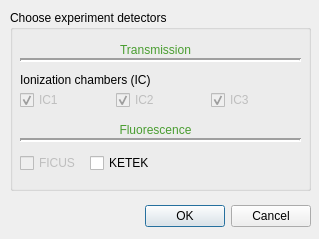
<?xml version="1.0" encoding="UTF-8"?>
<ui version="4.0">
 <class>Dialog</class>
 <widget class="QDialog" name="Dialog">
  <property name="geometry">
   <rect>
    <x>0</x>
    <y>0</y>
    <width>319</width>
    <height>239</height>
   </rect>
  </property>
  <property name="windowTitle">
   <string>Experiment detectors</string>
  </property>
  <widget class="QDialogButtonBox" name="buttonBox">
   <property name="geometry">
    <rect>
     <x>140</x>
     <y>200</y>
     <width>171</width>
     <height>32</height>
    </rect>
   </property>
   <property name="orientation">
    <enum>Qt::Horizontal</enum>
   </property>
   <property name="standardButtons">
    <set>QDialogButtonBox::Cancel|QDialogButtonBox::Ok</set>
   </property>
  </widget>
  <widget class="QGroupBox" name="groupBox">
   <property name="geometry">
    <rect>
     <x>10</x>
     <y>10</y>
     <width>301</width>
     <height>181</height>
    </rect>
   </property>
   <property name="font">
    <font>
     <weight>50</weight>
     <bold>false</bold>
    </font>
   </property>
   <property name="title">
    <string>Choose experiment detectors </string>
   </property>
   <widget class="QLabel" name="label">
    <property name="geometry">
     <rect>
      <x>10</x>
      <y>60</y>
      <width>161</width>
      <height>20</height>
     </rect>
    </property>
    <property name="text">
     <string>Ionization chambers (IC)</string>
    </property>
   </widget>
   <widget class="QCheckBox" name="FICUS">
    <property name="enabled">
     <bool>false</bool>
    </property>
    <property name="geometry">
     <rect>
      <x>10</x>
      <y>140</y>
      <width>61</width>
      <height>26</height>
     </rect>
    </property>
    <property name="text">
     <string>FICUS</string>
    </property>
    <property name="checked">
     <bool>false</bool>
    </property>
   </widget>
   <widget class="QCheckBox" name="KETEK">
    <property name="enabled">
     <bool>true</bool>
    </property>
    <property name="geometry">
     <rect>
      <x>80</x>
      <y>140</y>
      <width>61</width>
      <height>26</height>
     </rect>
    </property>
    <property name="text">
     <string>KETEK</string>
    </property>
    <property name="checked">
     <bool>false</bool>
    </property>
   </widget>
   <widget class="Line" name="line">
    <property name="geometry">
     <rect>
      <x>10</x>
      <y>120</y>
      <width>281</width>
      <height>20</height>
     </rect>
    </property>
    <property name="font">
     <font>
      <pointsize>12</pointsize>
      <weight>50</weight>
      <bold>false</bold>
      <kerning>true</kerning>
     </font>
    </property>
    <property name="frameShadow">
     <enum>QFrame::Sunken</enum>
    </property>
    <property name="lineWidth">
     <number>2</number>
    </property>
    <property name="orientation">
     <enum>Qt::Horizontal</enum>
    </property>
   </widget>
   <widget class="QLabel" name="label_3">
    <property name="geometry">
     <rect>
      <x>0</x>
      <y>30</y>
      <width>291</width>
      <height>20</height>
     </rect>
    </property>
    <property name="text">
     <string>&lt;html&gt;&lt;head/&gt;&lt;body&gt;&lt;p&gt;&lt;span style=&quot; color:#499d30;&quot;&gt;Transmission&lt;/span&gt;&lt;/p&gt;&lt;/body&gt;&lt;/html&gt;</string>
    </property>
    <property name="alignment">
     <set>Qt::AlignCenter</set>
    </property>
   </widget>
   <widget class="QLabel" name="label_4">
    <property name="geometry">
     <rect>
      <x>0</x>
      <y>110</y>
      <width>291</width>
      <height>20</height>
     </rect>
    </property>
    <property name="text">
     <string>&lt;html&gt;&lt;head/&gt;&lt;body&gt;&lt;p&gt;&lt;span style=&quot; color:#499d30;&quot;&gt;Fluorescence&lt;/span&gt;&lt;/p&gt;&lt;/body&gt;&lt;/html&gt;</string>
    </property>
    <property name="alignment">
     <set>Qt::AlignCenter</set>
    </property>
   </widget>
   <widget class="Line" name="line_2">
    <property name="geometry">
     <rect>
      <x>10</x>
      <y>40</y>
      <width>281</width>
      <height>20</height>
     </rect>
    </property>
    <property name="font">
     <font>
      <pointsize>12</pointsize>
      <weight>50</weight>
      <bold>false</bold>
      <kerning>true</kerning>
     </font>
    </property>
    <property name="frameShadow">
     <enum>QFrame::Sunken</enum>
    </property>
    <property name="lineWidth">
     <number>2</number>
    </property>
    <property name="orientation">
     <enum>Qt::Horizontal</enum>
    </property>
   </widget>
   <widget class="QWidget" name="layoutWidget">
    <property name="geometry">
     <rect>
      <x>10</x>
      <y>80</y>
      <width>281</width>
      <height>20</height>
     </rect>
    </property>
    <layout class="QHBoxLayout" name="horizontalLayout_2">
     <item>
      <widget class="QCheckBox" name="IC1">
       <property name="enabled">
        <bool>false</bool>
       </property>
       <property name="text">
        <string>IC1</string>
       </property>
       <property name="checked">
        <bool>true</bool>
       </property>
      </widget>
     </item>
     <item>
      <widget class="QCheckBox" name="IC2">
       <property name="enabled">
        <bool>false</bool>
       </property>
       <property name="text">
        <string>IC2</string>
       </property>
       <property name="checked">
        <bool>true</bool>
       </property>
      </widget>
     </item>
     <item>
      <widget class="QCheckBox" name="IC3">
       <property name="enabled">
        <bool>false</bool>
       </property>
       <property name="text">
        <string>IC3</string>
       </property>
       <property name="checked">
        <bool>true</bool>
       </property>
      </widget>
     </item>
    </layout>
   </widget>
  </widget>
 </widget>
 <tabstops>
  <tabstop>FICUS</tabstop>
  <tabstop>KETEK</tabstop>
  <tabstop>IC2</tabstop>
  <tabstop>IC3</tabstop>
  <tabstop>IC1</tabstop>
 </tabstops>
 <resources/>
 <connections>
  <connection>
   <sender>buttonBox</sender>
   <signal>accepted()</signal>
   <receiver>Dialog</receiver>
   <slot>accept()</slot>
   <hints>
    <hint type="sourcelabel">
     <x>248</x>
     <y>254</y>
    </hint>
    <hint type="destinationlabel">
     <x>157</x>
     <y>274</y>
    </hint>
   </hints>
  </connection>
  <connection>
   <sender>buttonBox</sender>
   <signal>rejected()</signal>
   <receiver>Dialog</receiver>
   <slot>reject()</slot>
   <hints>
    <hint type="sourcelabel">
     <x>316</x>
     <y>260</y>
    </hint>
    <hint type="destinationlabel">
     <x>286</x>
     <y>274</y>
    </hint>
   </hints>
  </connection>
 </connections>
</ui>
